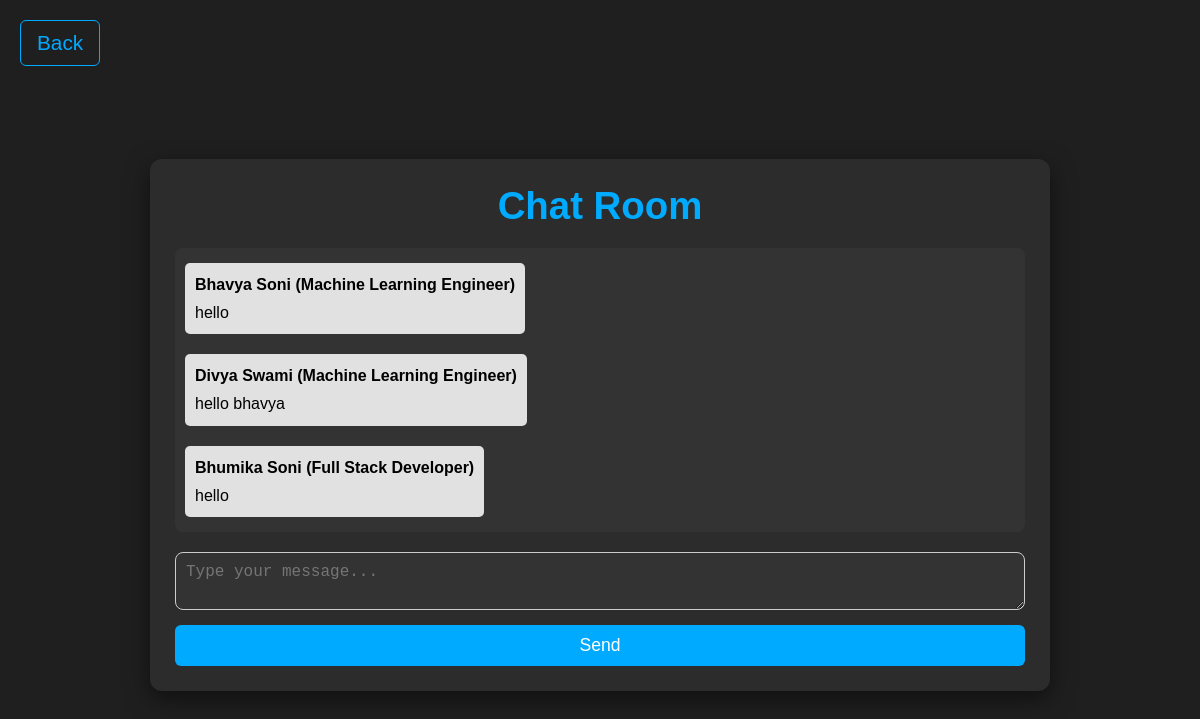
Page /chatroom on the committed database.
### app.py (models this page shows, shortened)
class Chats(db.Model):
    id = db.Column(db.Integer, primary_key=True, autoincrement=True)
    name = db.Column(db.String, nullable=False)
    email = db.Column(db.String, nullable=False)
    message = db.Column(db.String, nullable=False)
    course = db.Column(db.String, nullable=False)

### app.py (the view)
@app.route('/chatroom', methods=['GET', 'POST'])
def chatroom():
    if request.method == "POST":
        user = User.query.filter(User.email == session['user_email']).first()
        new_message = Chats(
            email=session['user_email'],
            name=user.name,
            course=user.path,
            message=request.form['message']
        )
        try:
            db.session.add(new_message)
            user.score += 10
            db.session.commit()
            return redirect('/chatroom')
        except:
            "Failed to update"
    else:
        messages = Chats.query.order_by(Chats.id).all()
        return render_template('chatroom.html', messages=messages)

### templates/chatroom.html (shortened to what this page needs)
{% extends "base.html" %}
{% block head %}
<link rel="stylesheet" href="{{ url_for('static', filename='style_chatroom.css') }}">
{% endblock %}
{% block body %}
<a href="/" class="back-button">Back</a>
<div class="chatroom-container">
    <div class="chat-header">
        <h1>Chat Room</h1>
    </div>
    <div class="messages-container">
        {% for message in messages %}
        <div class="message {% if message.email == session['user_email'] %}user-message{% else %}other-message{% endif %}">
            <div class="message-header">
                <strong>{{ message.name }}</strong> ({{ message.course }})
            </div>
            <div class="message-content">
                {{ message.message }}
            </div>
        </div>
        {% endfor %}
    </div>
    <form method="POST" action="/chatroom" class="message-form" id="message-form">
        <textarea name="message" placeholder="Type your message..." id="message-input" required></textarea>
        <button type="submit" id="send-button">Send</button>
    </form>
</div>
{% endblock %}

### static/style_chatroom.css (style rules this page uses)
* { margin: 0; padding: 0; box-sizing: border-box; }
body { font-family: 'Arial', sans-serif; background-color: #1f1f1f; color: #f1f1f1; display: flex; flex-direction: column; justify-content: center; align-items: center; min-height: 100vh; padding-top: 20px; }
.back-button { position: absolute; top: 20px; left: 20px; color: #00aaff; font-size: 1.3rem; text-decoration: none; padding: 10px 16px; border: 1px solid #00aaff; border-radius: 6px; background-color: transparent; transition: background-color 0.3s, color 0.3s, transform 0.2s; z-index: 10; }
.chatroom-container { width: 90%; max-width: 900px; background-color: #2c2c2c; border-radius: 12px; box-shadow: 0 8px 25px rgba(0, 0, 0, 0.5); padding: 25px; margin-top: 80px; margin-bottom: 50px; display: flex; flex-direction: column; height: 75%; }
.chat-header h1 { color: #00aaff; font-size: 2.4rem; font-weight: 700; margin-bottom: 20px; text-align: center; }
.messages-container { flex-grow: 1; overflow-y: auto; padding: 10px; margin-bottom: 20px; background-color: #333; border-radius: 8px; max-height: 300px; }
.message { margin-bottom: 15px; padding: 10px; border-radius: 8px; font-size: 1rem; line-height: 1.5; }
.other-message { background-color: #444; color: rgb(0, 0, 0); align-self: flex-start; }
.message-header { font-weight: bold; margin-bottom: 5px; }
.message-content { font-size: 1rem; line-height: 1.4; }
.message-form { display: flex; flex-direction: column; }
#message-input { width: 100%; padding: 10px; border-radius: 8px; border: 1px solid #ccc; background-color: #333; color: white; font-size: 1rem; margin-bottom: 15px; }
#send-button { padding: 10px 20px; background-color: #00aaff; color: white; border: none; border-radius: 6px; font-size: 1.1rem; cursor: pointer; transition: background-color 0.3s, transform 0.2s; width: 100%; }
.messages-container { display: flex; flex-direction: column; gap: 10px; padding: 10px; overflow-y: auto; }
.message { max-width: 70%; padding: 10px; border-radius: 5px; background-color: #f1f1f1; margin: 5px 0; word-wrap: break-word; }
.other-message { align-self: flex-start; background-color: #e1e1e1; }

### rows in the picture
Chats: name "Bhavya Soni", course "Machine Learning Engineer", message "hello"
Chats: name "Divya Swami", course "Machine Learning Engineer", message "hello bhavya"
Chats: name "Bhumika Soni", course "Full Stack Developer", message "hello"
